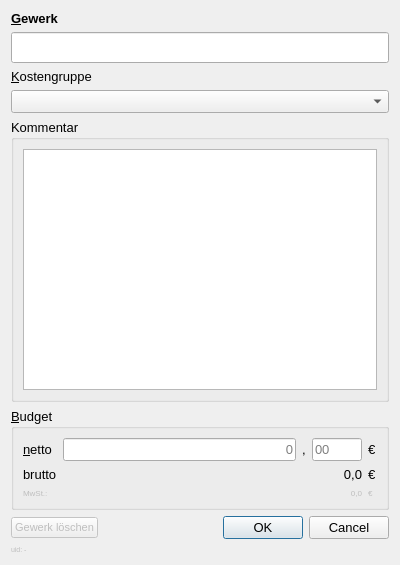
<?xml version="1.0" encoding="UTF-8"?>
<ui version="4.0">
 <class>Dialog</class>
 <widget class="QDialog" name="Dialog">
  <property name="geometry">
   <rect>
    <x>0</x>
    <y>0</y>
    <width>400</width>
    <height>565</height>
   </rect>
  </property>
  <property name="font">
   <font>
    <pointsize>10</pointsize>
   </font>
  </property>
  <property name="windowTitle">
   <string>Gewerk</string>
  </property>
  <layout class="QVBoxLayout" name="verticalLayout">
   <item>
    <widget class="QLabel" name="label_name">
     <property name="font">
      <font>
       <pointsize>10</pointsize>
       <weight>75</weight>
       <bold>true</bold>
      </font>
     </property>
     <property name="text">
      <string>&amp;Gewerk</string>
     </property>
     <property name="buddy">
      <cstring>lineEdit_name</cstring>
     </property>
    </widget>
   </item>
   <item>
    <widget class="QLineEdit" name="lineEdit_name">
     <property name="font">
      <font>
       <pointsize>14</pointsize>
      </font>
     </property>
    </widget>
   </item>
   <item>
    <widget class="QLabel" name="label_cost_group">
     <property name="text">
      <string>&amp;Kostengruppe</string>
     </property>
     <property name="buddy">
      <cstring>comboBox_cost_group</cstring>
     </property>
    </widget>
   </item>
   <item>
    <widget class="QComboBox" name="comboBox_cost_group">
     <property name="minimumSize">
      <size>
       <width>150</width>
       <height>0</height>
      </size>
     </property>
    </widget>
   </item>
   <item>
    <widget class="QGroupBox" name="groupBox_comment">
     <property name="title">
      <string>Kommentar</string>
     </property>
     <layout class="QFormLayout" name="formLayout_2">
      <item row="0" column="0" colspan="2">
       <widget class="QTextEdit" name="textEdit_comment"/>
      </item>
     </layout>
    </widget>
   </item>
   <item>
    <widget class="QGroupBox" name="groupBox_job_sum">
     <property name="title">
      <string>&amp;Budget</string>
     </property>
     <layout class="QGridLayout" name="gridLayout_4">
      <item row="1" column="0">
       <widget class="QLabel" name="label_net">
        <property name="text">
         <string>&amp;netto</string>
        </property>
        <property name="buddy">
         <cstring>lineEdit_budget_1</cstring>
        </property>
       </widget>
      </item>
      <item row="2" column="1" colspan="3">
       <widget class="QLabel" name="label_budget_w_VAT">
        <property name="text">
         <string>0,0</string>
        </property>
        <property name="alignment">
         <set>Qt::AlignRight|Qt::AlignTrailing|Qt::AlignVCenter</set>
        </property>
       </widget>
      </item>
      <item row="1" column="4">
       <widget class="QLabel" name="label_currency_1">
        <property name="maximumSize">
         <size>
          <width>16777215</width>
          <height>16777215</height>
         </size>
        </property>
        <property name="text">
         <string>€</string>
        </property>
       </widget>
      </item>
      <item row="2" column="4">
       <widget class="QLabel" name="label_currency_10">
        <property name="maximumSize">
         <size>
          <width>16777215</width>
          <height>16777215</height>
         </size>
        </property>
        <property name="text">
         <string>€</string>
        </property>
       </widget>
      </item>
      <item row="1" column="2">
       <widget class="QLabel" name="label_comma">
        <property name="text">
         <string>,</string>
        </property>
       </widget>
      </item>
      <item row="3" column="4">
       <widget class="QLabel" name="label_currency_11">
        <property name="enabled">
         <bool>false</bool>
        </property>
        <property name="maximumSize">
         <size>
          <width>16777215</width>
          <height>16777215</height>
         </size>
        </property>
        <property name="font">
         <font>
          <pointsize>6</pointsize>
         </font>
        </property>
        <property name="text">
         <string>€</string>
        </property>
       </widget>
      </item>
      <item row="1" column="1">
       <widget class="QLineEdit" name="lineEdit_budget_1">
        <property name="font">
         <font>
          <pointsize>10</pointsize>
         </font>
        </property>
        <property name="layoutDirection">
         <enum>Qt::LeftToRight</enum>
        </property>
        <property name="alignment">
         <set>Qt::AlignRight|Qt::AlignTrailing|Qt::AlignVCenter</set>
        </property>
        <property name="readOnly">
         <bool>false</bool>
        </property>
        <property name="placeholderText">
         <string>0</string>
        </property>
        <property name="clearButtonEnabled">
         <bool>false</bool>
        </property>
       </widget>
      </item>
      <item row="1" column="3">
       <widget class="QLineEdit" name="lineEdit_budget_2">
        <property name="maximumSize">
         <size>
          <width>50</width>
          <height>16777215</height>
         </size>
        </property>
        <property name="font">
         <font>
          <pointsize>10</pointsize>
         </font>
        </property>
        <property name="maxLength">
         <number>2</number>
        </property>
        <property name="echoMode">
         <enum>QLineEdit::Normal</enum>
        </property>
        <property name="cursorPosition">
         <number>0</number>
        </property>
        <property name="placeholderText">
         <string>00</string>
        </property>
       </widget>
      </item>
      <item row="3" column="1" colspan="3">
       <widget class="QLabel" name="label_budget_VAT_amount">
        <property name="enabled">
         <bool>false</bool>
        </property>
        <property name="font">
         <font>
          <pointsize>6</pointsize>
         </font>
        </property>
        <property name="text">
         <string>0,0</string>
        </property>
        <property name="alignment">
         <set>Qt::AlignRight|Qt::AlignTrailing|Qt::AlignVCenter</set>
        </property>
       </widget>
      </item>
      <item row="3" column="0">
       <widget class="QLabel" name="label_VAT">
        <property name="enabled">
         <bool>false</bool>
        </property>
        <property name="font">
         <font>
          <pointsize>6</pointsize>
         </font>
        </property>
        <property name="text">
         <string>MwSt.:</string>
        </property>
       </widget>
      </item>
      <item row="2" column="0">
       <widget class="QLabel" name="label_w_tax">
        <property name="text">
         <string>brutto</string>
        </property>
       </widget>
      </item>
     </layout>
    </widget>
   </item>
   <item>
    <layout class="QHBoxLayout" name="horizontalLayout">
     <item>
      <widget class="QPushButton" name="pushButton_delete">
       <property name="enabled">
        <bool>false</bool>
       </property>
       <property name="sizePolicy">
        <sizepolicy hsizetype="Maximum" vsizetype="Fixed">
         <horstretch>0</horstretch>
         <verstretch>0</verstretch>
        </sizepolicy>
       </property>
       <property name="maximumSize">
        <size>
         <width>16777215</width>
         <height>16777215</height>
        </size>
       </property>
       <property name="font">
        <font>
         <pointsize>8</pointsize>
        </font>
       </property>
       <property name="text">
        <string>Gewerk löschen</string>
       </property>
       <property name="checkable">
        <bool>false</bool>
       </property>
       <property name="default">
        <bool>false</bool>
       </property>
       <property name="flat">
        <bool>false</bool>
       </property>
      </widget>
     </item>
     <item>
      <widget class="QDialogButtonBox" name="buttonBox">
       <property name="orientation">
        <enum>Qt::Horizontal</enum>
       </property>
       <property name="standardButtons">
        <set>QDialogButtonBox::Cancel|QDialogButtonBox::Ok</set>
       </property>
      </widget>
     </item>
    </layout>
   </item>
   <item>
    <widget class="QLabel" name="label_uid">
     <property name="enabled">
      <bool>false</bool>
     </property>
     <property name="sizePolicy">
      <sizepolicy hsizetype="Preferred" vsizetype="Maximum">
       <horstretch>0</horstretch>
       <verstretch>0</verstretch>
      </sizepolicy>
     </property>
     <property name="font">
      <font>
       <pointsize>5</pointsize>
      </font>
     </property>
     <property name="text">
      <string>uid: -</string>
     </property>
     <property name="alignment">
      <set>Qt::AlignLeading|Qt::AlignLeft|Qt::AlignVCenter</set>
     </property>
    </widget>
   </item>
  </layout>
 </widget>
 <resources/>
 <connections>
  <connection>
   <sender>buttonBox</sender>
   <signal>accepted()</signal>
   <receiver>Dialog</receiver>
   <slot>accept()</slot>
   <hints>
    <hint type="sourcelabel">
     <x>248</x>
     <y>254</y>
    </hint>
    <hint type="destinationlabel">
     <x>157</x>
     <y>274</y>
    </hint>
   </hints>
  </connection>
  <connection>
   <sender>buttonBox</sender>
   <signal>rejected()</signal>
   <receiver>Dialog</receiver>
   <slot>reject()</slot>
   <hints>
    <hint type="sourcelabel">
     <x>316</x>
     <y>260</y>
    </hint>
    <hint type="destinationlabel">
     <x>286</x>
     <y>274</y>
    </hint>
   </hints>
  </connection>
 </connections>
</ui>
